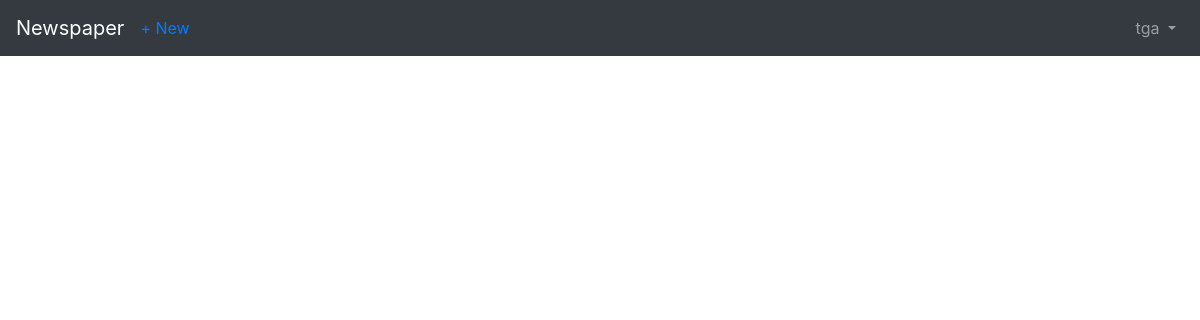
The page /articles/ (signed in) on the database as committed earlier.
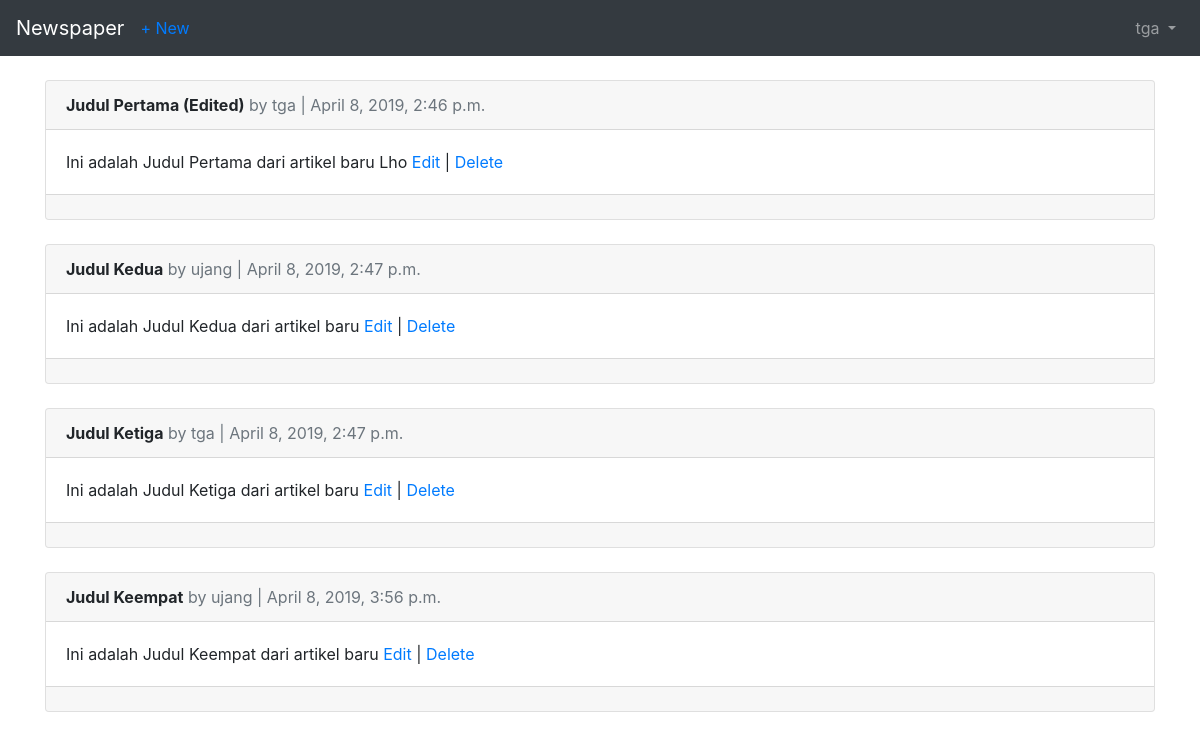
The same page on the database as committed later.
### users/models.py (models this page shows)
class CustomUser(AbstractUser):
	age = models.PositiveIntegerField(null=True, blank=True)

### articles/models.py (models this page shows, shortened)
class Article(models.Model):
	title = models.CharField(max_length=255)
	body = models.TextField()
	date = models.DateTimeField(auto_now_add=True)
	author = models.ForeignKey(
		get_user_model(),
		on_delete=models.CASCADE
	)

### articles/views.py (the view)
# urls.py: path('', ArticleListView.as_view(), name='article_list'),
class ArticleListView(LoginRequiredMixin, ListView):
	model = Article
	template_name = 'articles/list_view.html'
	login_url = 'login'

### templates/articles/list_view.html (shortened to what this page needs)
{% extends 'base.html' %}
{% block content %}
	{% for article in object_list %}
		<div class="card">
			<div class="card-header">
				<span class="font-weight-bold">{{ article.title }}</span>
				<span class="text-muted">by {{ article.author }} | {{ article.date }}</span>
			</div>
			<div class="card-body">
				{{ article.body }}
				<a href="{% url 'article_edit' article.pk %}">Edit</a> | <a href="{% url 'article_delete' article.pk %}">Delete</a>
			</div>
			<div class="card-footer">
			</div>
		</div>
		<br />
	{% endfor %}
{% endblock content %}

### templates/base.html (shortened to what this page needs)
{% load static %}
<html>
<head>
	<link rel="stylesheet" href="{% static 'css/bootstrap.min.css' %}">
</head>
<body>
	<nav class="navbar navbar-expand-md navbar-dark bg-dark mb-4">
		<a href="{% url 'home' %}" class="navbar-brand">Newspaper</a>
		{% if user.is_authenticated %}
			<ul class="navbar-nav mr-auto">
				<li class="nav-item">
					<a href="{% url 'article_new' %}">+ New</a>
				</li>
			</ul>
		{% endif %}
		<div class="collapse navbar-collapse" id="navbarCollapse">
			{% if user.is_authenticated %}
				<ul class="navbar-nav ml-auto">
					<li class="nav-item">
						<a href="#" class="nav-link dropdown-toggle" id="userMenu" data-toggle="dropdwon" aria-haspopup="true" aria-expanded="false">
							{{ user.username }}
						</a>
					</li>
				</ul>
			{% else %}
				<form class="form-inline ml-auto">
					<a href="{% url 'login' %}" class="btn btn-outline-secondary">Log In</a>
					<a href="{% url 'signup' %}" class="btn btn-primary ml-2">Sign Up</a>
				</form>
			{% endif%}
		</div>
	</nav>
	<div class="container">
		{% block content %}
		{% endblock content %}
	</div>
</body>
</html>

Rows that differ between the two databases and show on the page:
added Article: title "Judul Pertama (Edited)", author "tga", date "April 8, 2019, 2:46 p.m.", body "Ini adalah Judul Pertama dari artikel baru Lho"
added Article: title "Judul Kedua", author "ujang", date "April 8, 2019, 2:47 p.m.", body "Ini adalah Judul Kedua dari artikel baru"
added Article: title "Judul Ketiga", author "tga", date "April 8, 2019, 2:47 p.m.", body "Ini adalah Judul Ketiga dari artikel baru"
added Article: title "Judul Keempat", author "ujang", date "April 8, 2019, 3:56 p.m.", body "Ini adalah Judul Keempat dari artikel baru"
